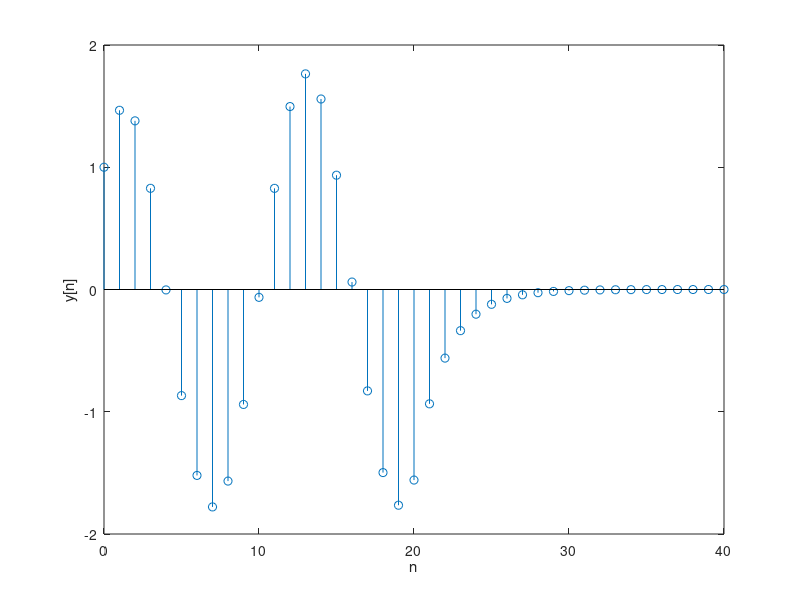

Recreate this plot in MATLAB.
n = 0:1:20;
h = (0.6) .^ n .* (n >= 0);
x = cos((pi / 6) .* n) .* (n >= 0);

y = conv(x, h);

n = 0:1:40;

stem(n, y);
xlabel('n');
ylabel('y[n]');
